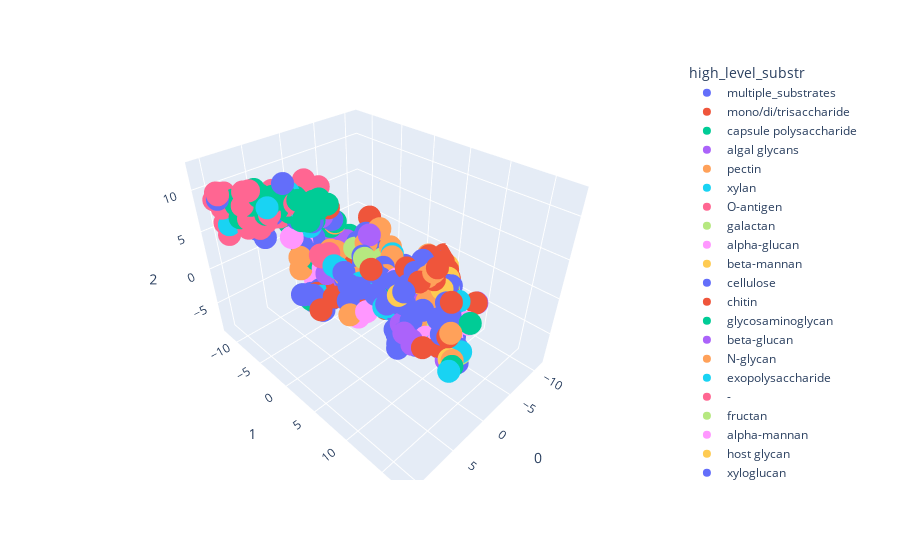

Here is the notebook cell this chart was saved with:
### Code cell
fig = px.scatter_3d(tsne_data, x=0, y=1, z=2, color = "high_level_substr",
#                     color_discrete_map={'pectin':'red' , 'beta-mannan':'darkgreen' , 'galactan':'yellow' , 
#                                         'chitin':'blue', 'beta-glucan':'blueviolet', 'other':'brown', 
#                                         'starch':'coral', 'cellulose':'darkcyan', 'fructan':'hotpink', 
#                                         'cellooligosaccharide':'indigo', 'alpha-mannan':'lightseagreen', 'rare':'fuchsia' }, 
                   category_orders={"high_level_substr":supervised_data["high_level_substr"].value_counts().keys().tolist()})
fig.update_traces(marker_size=8)
fig.write_html("mongeElkan_3D.html")
fig.show()

### Figure 1 — Plotly figure (JSON) as saved in the notebook; plotly's stock layout.template omitted (floating-point values rounded to 4 significant figures; data arrays with more than 128 entries replaced by an {"elided": "..."} marker saying what was removed)
{"data": [{"hovertemplate": "high_level_substr=multiple_substrates<br>0=%{x}<br>1=%{y}<br>2=%{z}<extra></extra>", "legendgroup": "multiple_substrates", "marker": {"color": "#636efa", "size": 8, "symbol": "circle"}, "mode": "markers", "name": "multiple_substrates", "scene": "scene", "showlegend": true, "type": "scatter3d", "x": {"elided": "139 float values"}, "y": {"elided": "139 float values"}, "z": {"elided": "139 float values"}}, {"hovertemplate": "high_level_substr=mono/di/trisaccharide<br>0=%{x}<br>1=%{y}<br>2=%{z}<extra></extra>", "legendgroup": "mono/di/trisaccharide", "marker": {"color": "#EF553B", "size": 8, "symbol": "circle"}, "mode": "markers", "name": "mono/di/trisaccharide", "scene": "scene", "showlegend": true, "type": "scatter3d", "x": [-0.2324, -9.452, -6.01, -9.479, -8.967, -6.236, -2.457, -3.436, -3.371, -6.837, -6.876, -2.277, -4.615, -1.286, -9.805, -1.071, 5.195, -4.83, -3.38, -2.763, -1.539, -6.499, -3.016, -3.436, -7.85, -8.154, -9.32, 0.4746, -8.154, -9.385, 0.4748, -3.122, -6.005, -9.234, -10.63, -5.923, -3.123, -7.456, -7.028, 3.401, -9.098, -4.665, -5.66, -0.8025, -4.355, 1.996, -10.21, -10.84, 0.666, -4.653, -2.457, -2.715, -6.851, -6.851, -3.332, -2.605, -9.119, -4.886, -8.351, 5.148, 3.436, -3.436, -5.121, -5.263, -8.861, -5.703, -1.26, 5.003, -3.379, -3.377, -6.876, -5.313, -8.154, -2.258, -4.655, -9.234, 1.799, 3.112], "y": [-9.338, 4.173, -3.055, 3.496, 5.339, -3.334, -8.854, -9.695, -9.644, 0.9553, 7.306, -10.75, 3.158, -7.344, 4.21, 3.022, 5.034, -1.744, -4.393, -0.05299, -9.679, -6.653, -4.958, -9.695, -1.419, 6.431, 5.43, 11.1, 6.431, 5.629, 11.1, 3.634, -1.328, 3.579, 4.661, -4.661, 13.54, 2.092, -1.212, 15.09, 2.558, 1.587, -0.2106, 0.3836, -2.889, 10.28, 4.659, 2.066, 11.0, 3.285, -8.854, -10.26, 7.187, 7.187, -8.951, -9.394, 5.279, 2.336, 0.1198, 13.67, -3.833, -9.694, 1.503, -5.141, 4.282, -2.761, 9.473, -1.26, 9.84, -9.722, 7.306, -2.079, 6.432, -7.831, -3.584, 3.58, 8.438, 4.958], "z": [4.126, -1.709, -3.428, -1.979, -2.605, 1.362, -8.258, -7.97, -7.273, -6.293, -3.668, -6.708, -1.241, -8.418, -0.9986, -3.892, 1.025, -4.555, -4.153, -6.066, -8.728, -6.363, -6.29, -7.97, -6.581, -3.029, -2.897, 6.626, -3.029, -2.582, 6.626, -3.755, -7.003, -2.316, -3.482, -7.301, 1.778, -8.446, -4.62, 2.485, -0.5589, -4.368, -5.167, -2.394, 0.5049, 5.348, -2.18, -2.516, 5.297, -1.26, -8.258, -8.177, -3.772, -3.772, -4.172, -7.699, -2.907, -0.6246, -5.821, 1.38, -2.946, -7.97, -5.098, -7.395, -1.534, 1.084, 1.401, -3.032, 0.8866, -4.587, -3.668, -7.713, -3.029, 4.679, -6.904, -2.316, 5.958, 4.708]}, {"hovertemplate": "high_level_substr=capsule polysaccharide<br>0=%{x}<br>1=%{y}<br>2=%{z}<extra></extra>", "legendgroup": "capsule polysaccharide", "marker": {"color": "#00cc96", "size": 8, "symbol": "circle"}, "mode": "markers", "name": "capsule polysaccharide", "scene": "scene", "showlegend": true, "type": "scatter3d", "x": [6.813, 4.892, 6.598, 6.521, 6.684, 4.213, 4.581, 4.347, 4.213, 3.977, 5.446, 6.109, 5.5, 3.797, 4.325, 8.091, 4.954, -0.07674, 6.078, 6.143, 8.43, 10.68, 9.011, 7.161, 4.785, 6.44, 0.3566, 4.013, 5.995, 4.228, 7.193, 5.013, 8.406, 7.152, 8.62, 9.406, 7.592, 8.312, 7.953, 7.347, 9.495, 8.006, -3.779, 7.028, 8.275, 9.057, 7.601, 8.312, 5.995, 7.739, 8.12, 7.569, 4.437, 7.684, 9.247, 9.329, 5.058, 5.992, 5.058, 4.539], "y": [-5.341, -0.4696, -4.19, -5.164, -4.613, -2.196, -3.684, -3.463, -2.196, -1.516, -3.345, -3.76, -1.153, -0.4179, -4.291, -8.455, -2.199, -7.957, -1.378, -9.038, -6.963, -8.255, -7.674, -5.74, -2.358, -8.298, -9.258, -4.688, -1.004, -4.485, -7.976, -5.26, -8.028, -8.411, -7.49, -8.435, -4.947, -7.207, -7.919, -6.799, -7.618, -5.899, -5.969, -8.751, -8.875, -7.36, -7.377, -7.207, -1.004, -5.512, -6.404, -8.197, -5.217, -8.444, -7.836, -8.304, -0.9831, -2.179, -0.9831, -0.7691], "z": [10.36, 10.1, 10.39, 8.905, 10.59, 9.906, 8.839, 9.08, 9.906, 10.17, 10.48, 10.46, 9.655, 10.19, 6.992, 8.352, 8.189, 3.805, 9.071, 6.828, 10.81, 6.315, 8.6, 9.629, 7.885, 7.256, 4.16, 8.207, 9.025, 8.806, 8.259, 7.892, 9.964, 9.488, 7.649, 9.786, 9.809, 9.212, 6.688, 10.19, 8.07, 10.56, 0.9843, 8.09, 8.019, 10.28, 10.69, 9.212, 9.025, 8.615, 10.56, 7.113, 8.372, 9.221, 7.216, 9.259, 10.78, 10.78, 10.78, 10.91]}, {"hovertemplate": "high_level_substr=algal glycans<br>0=%{x}<br>1=%{y}<br>2=%{z}<extra></extra>", "legendgroup": "algal glycans", "marker": {"color": "#ab63fa", "size": 8, "symbol": "circle"}, "mode": "markers", "name": "algal glycans", "scene": "scene", "showlegend": true, "type": "scatter3d", "x": [-1.337, -3.05, -2.06, -2.932, -1.571, -2.61, -2.196, -3.825, -2.873, -0.748, 3.728, -2.065, -1.832, -3.349, -8.727, -1.141, -6.306, 1.559, 0.1601, 4.347, -1.264, -3.05, -2.389, -0.8984, 3.721, 2.954, -1.606, -0.993, -0.4157, -6.6, -2.554, -3.626, -4.119, 0.6657, -5.88, 1.422, -3.568, -2.565, -0.9677, -1.839], "y": [-10.69, -5.631, -8.6, -9.605, -9.927, -6.13, -7.584, 2.688, 2.994, 10.53, 15.4, -8.521, -9.156, -8.499, -1.398, -10.83, -7.484, 12.6, 9.583, 11.64, -11.3, 2.868, -0.9538, -12.04, -6.078, -2.336, -9.495, -1.874, -2.408, -7.277, 2.459, 0.6009, -5.839, 10.03, -6.23, -1.166, 0.4794, -3.542, -8.174, -11.3], "z": [-1.078, 0.6645, 0.3979, 0.1287, 0.1299, 0.5981, -0.1336, -0.63, -0.4299, 1.727, 0.05978, 0.1561, 0.2743, 1.021, -6.709, 0.3063, -4.799, 0.1033, 2.186, 0.4301, 0.5255, -0.4993, 3.79, 0.01452, 1.215, 0.4167, 0.08084, -6.188, -6.059, -5.362, -0.5363, -2.587, -0.004022, 1.413, -3.117, -0.5977, -2.58, -5.393, 0.5783, 0.585]}, {"hovertemplate": "high_level_substr=pectin<br>0=%{x}<br>1=%{y}<br>2=%{z}<extra></extra>", "legendgroup": "pectin", "marker": {"color": "#FFA15A", "size": 8, "symbol": "circle"}, "mode": "markers", "name": "pectin", "scene": "scene", "showlegend": true, "type": "scatter3d", "x": [-2.185, 2.236, -9.259, -1.724, -0.4843, -0.4733, -0.7868, 1.606, 1.587, 0.3883, -0.2556, -1.81, -1.847, 0.4127, -0.4843, 0.6634, -0.4781, -0.6832, -3.867, 0.2791, 2.091, 0.6658, 3.113, 0.4543, 1.746, 1.371, 2.194, 1.689, 1.484, 2.053, 1.418, 1.095, -3.539, 3.404, -3.454, -2.601, 1.868, 4.214], "y": [-3.971, -8.351, -1.421, -9.198, -5.691, -5.319, -5.022, 2.138, 2.901, -7.606, 3.272, 3.163, -4.245, -6.963, -5.691, -8.93, -5.727, -10.28, 10.1, 9.909, 1.612, 10.33, 1.85, -7.179, 1.681, 12.59, 8.223, 2.199, 7.71, -0.2943, 10.23, -3.914, -0.4202, 15.35, -0.438, 2.151, 7.617, 16.36], "z": [-1.967, -2.289, -7.46, 0.7128, 0.09798, 0.3047, 0.4152, 1.71, -1.825, -0.5895, 2.466, 3.032, -0.7491, -0.7304, 0.09798, -1.319, 0.4365, -0.4293, -0.6796, 4.543, 1.367, 2.387, -0.9598, -0.6847, 0.7122, 0.34, -3.676, 0.8222, 1.022, 0.8011, -1.195, 0.2896, 4.345, 3.09, 4.328, 3.492, 2.157, 1.018]}, {"hovertemplate": "high_level_substr=xylan<br>0=%{x}<br>1=%{y}<br>2=%{z}<extra></extra>", "legendgroup": "xylan", "marker": {"color": "#19d3f3", "size": 8, "symbol": "circle"}, "mode": "markers", "name": "xylan", "scene": "scene", "showlegend": true, "type": "scatter3d", "x": [4.185, -4.946, 2.433, -0.408, -3.7, 2.123, -4.709, -3.403, 0.05525, 2.554, 2.802, 1.054, 0.00306, -3.039, -7.367, -2.967, -1.864, -4.523, 0.4016, -3.695, -3.506, 3.097, -5.163, -3.429, -5.947, -3.794, 3.675, -0.6587, 1.217, 1.98, -2.116, 2.982, 2.648, -0.811, 3.061, 3.24, 2.171, 1.719], "y": [7.82, -0.4061, 6.84, 9.214, 2.906, 6.489, -2.706, -2.642, 12.51, 2.825, 3.045, 4.261, 9.005, 10.12, -0.7228, 0.02193, 12.34, -2.231, 8.563, 3.836, -1.683, 7.028, 1.845, 1.304, -3.015, -1.13, -2.787, 10.68, 14.79, 15.71, 2.926, 15.57, 6.358, 11.09, -0.2192, -0.6484, 4.744, 3.591], "z": [2.174, -4.814, 0.6571, -0.7531, -4.058, -0.02353, -7.567, -6.7, 1.075, -1.72, 1.856, 0.128, -0.7643, -0.177, -6.218, -0.3188, 2.007, -3.737, -2.243, -7.502, -3.171, 1.366, -5.786, -4.68, -3.793, -3.441, -2.642, -0.2784, -2.027, 0.07884, 3.168, 0.557, 0.7968, -0.5591, 2.256, 2.451, 0.1189, 0.04519]}, {"hovertemplate": "high_level_substr=O-antigen<br>0=%{x}<br>1=%{y}<br>2=%{z}<extra></extra>", "legendgroup": "O-antigen", "marker": {"color": "#FF6692", "size": 8, "symbol": "circle"}, "mode": "markers", "name": "O-antigen", "scene": "scene", "showlegend": true, "type": "scatter3d", "x": [10.43, 2.713, 10.68, 9.16, 9.239, 2.376, 2.729, 4.083, 4.438, 4.526, 4.088, 10.41, 10.86, 10.68, 4.158, 9.273, 10.52, 9.16, 4.088, 5.271, 8.283, 9.755, 5.933, 10.63, 3.236, 9.518, 6.069, 3.321, 7.684, 3.247, 8.989, 5.894, 3.702, 5.97, 3.702, 7.95, 10.37], "y": [-10.14, -5.246, -8.255, -5.649, -6.7, -5.136, -5.575, -3.575, -9.538, -3.232, -9.664, -10.07, -9.804, -8.255, -5.151, -6.623, -9.489, -5.649, -9.664, -5.058, -6.039, -9.654, -9.067, -8.852, -10.03, -6.714, -6.5, -5.998, -4.894, -10.02, -6.86, -9.271, -1.78, -2.78, -1.78, -5.299, -9.344], "z": [9.671, 7.568, 6.315, 11.69, 7.12, 7.515, 6.489, 11.84, 5.379, 10.62, 5.202, 10.34, 9.809, 6.315, 8.512, 11.26, 10.37, 11.69, 5.202, 8.894, 6.965, 10.25, 6.607, 7.441, 4.741, 9.798, 10.36, 8.01, 8.818, 4.741, 8.047, 7.152, 11.57, 10.19, 11.57, 7.885, 8.855]}, {"hovertemplate": "high_level_substr=galactan<br>0=%{x}<br>1=%{y}<br>2=%{z}<extra></extra>", "legendgroup": "galactan", "marker": {"color": "#B6E880", "size": 8, "symbol": "circle"}, "mode": "markers", "name": "galactan", "scene": "scene", "showlegend": true, "type": "scatter3d", "x": [-7.191, -0.933, -4.163, -3.912, -6.156, -5.135, -0.4636, -4.66, 1.631, -1.407, -6.733, -6.799, -5.658, -1.539, -6.733, -1.438, -1.612, -3.888, -5.138, 1.449, 1.42, 1.418, -4.705, -5.741, -6.555, -1.768, -0.7884, -7.656, 2.935, 2.164, -1.298, 1.877, 0.7716, -1.407, -3.269, -3.621], "y": [-0.4098, -8.111, -0.6931, -1.523, -3.076, -5.917, -9.171, -5.428, 8.012, -9.704, -5.255, -4.222, -4.336, -9.679, -5.255, 6.611, 1.622, -6.336, -6.464, 2.798, 10.24, 10.23, 1.469, -2.228, 1.827, 1.874, -8.12, 1.451, 8.795, 4.941, -2.277, 2.507, 10.0, -9.704, 7.174, -6.44], "z": [-5.939, -8.652, -3.98, -6.391, -7.598, -5.386, -8.703, -6.387, -1.169, -8.431, -7.757, -7.387, -7.655, -8.728, -7.757, -1.367, -2.995, -5.818, -5.576, -1.566, -1.689, -1.195, -6.438, -7.898, -8.558, 2.236, -8.811, -8.704, -3.316, 0.2636, 1.898, -0.3833, 0.948, -8.431, -1.156, -5.677]}, {"hovertemplate": "high_level_substr=alpha-glucan<br>0=%{x}<br>1=%{y}<br>2=%{z}<extra></extra>", "legendgroup": "alpha-glucan", "marker": {"color": "#FF97FF", "size": 8, "symbol": "circle"}, "mode": "markers", "name": "alpha-glucan", "scene": "scene", "showlegend": true, "type": "scatter3d", "x": [4.622, -0.08071, 5.069, -6.278, 2.898, 2.685, -7.887, -7.186, -9.102, -0.63, -8.046, 2.722, 5.999, 2.985, 0.543, 3.082, -7.166, -1.357, 1.186, -6.931, 4.555, 2.855, -0.6688], "y": [-6.068, -3.961, 6.298, -4.591, 2.666, -3.281, -1.388, -4.492, -0.4221, -2.653, 1.362, 13.53, 17.33, 12.25, 13.59, 12.7, -2.701, -10.46, -9.099, -2.102, -6.022, 2.727, -3.754], "z": [4.291, -5.476, 1.217, -6.328, -3.002, 0.5322, -6.634, -6.402, -7.121, -5.928, -8.065, 0.2868, 1.699, 0.3241, -0.4906, 0.3901, -8.026, -6.758, 0.8514, -4.523, 4.254, -2.891, -5.17]}, {"hovertemplate": "high_level_substr=beta-mannan<br>0=%{x}<br>1=%{y}<br>2=%{z}<extra></extra>", "legendgroup": "beta-mannan", "marker": {"color": "#FECB52", "size": 8, "symbol": "circle"}, "mode": "markers", "name": "beta-mannan", "scene": "scene", "showlegend": true, "type": "scatter3d", "x": [-2.294, -2.413, 3.541, 0.1366, -1.115, -0.9289, -1.439, 1.459, -1.439, -0.008603, -1.874, -10.62, -3.158, -0.4723, 2.184, -0.8931, -4.326, -9.205, -1.51], "y": [-3.314, -5.903, 9.099, 2.646, 8.145, 8.903, 9.009, 9.52, 9.009, 1.805, 1.64, 4.296, 9.95, -4.138, 8.028, 8.586, 1.038, 5.588, -7.188], "z": [-5.364, -4.97, 3.965, 0.4421, 2.911, 2.001, 0.7097, 4.608, 0.7097, 0.4903, -2.262, -1.928, 0.4098, -5.23, -3.526, 2.018, -4.135, -2.411, -8.15]}, {"hovertemplate": "high_level_substr=cellulose<br>0=%{x}<br>1=%{y}<br>2=%{z}<extra></extra>", "legendgroup": "cellulose", "marker": {"color": "#636efa", "size": 8, "symbol": "circle"}, "mode": "markers", "name": "cellulose", "scene": "scene", "showlegend": true, "type": "scatter3d", "x": [4.789, 4.359, 4.629, 5.042, 1.701, 0.4526, 5.727, 3.999, 0.5668, 3.123, 4.998, 0.5003, -0.02431, 2.37, 0.1338, 0.4558, 6.744, 4.538], "y": [3.467, 4.668, 4.046, 4.535, 9.463, -9.522, 4.35, 6.52, 14.23, 14.15, 4.809, 2.781, 13.31, 7.72, 12.95, 9.098, -3.335, 4.209], "z": [2.848, 2.864, 2.735, 1.005, 5.912, -1.186, 1.858, 2.899, -1.229, 2.027, 0.9922, 0.4547, 0.6996, -1.97, 0.6294, -2.114, 12.42, 2.771]}, {"hovertemplate": "high_level_substr=chitin<br>0=%{x}<br>1=%{y}<br>2=%{z}<extra></extra>", "legendgroup": "chitin", "marker": {"color": "#EF553B", "size": 8, "symbol": "circle"}, "mode": "markers", "name": "chitin", "scene": "scene", "showlegend": true, "type": "scatter3d", "x": [-5.634, -5.429, 5.314, -2.458, 2.003, -6.074, -0.702, -2.69, -11.19, -2.613, 5.317, 5.314, -9.805, 1.603, -7.32], "y": [1.348, -3.745, 1.641, -4.388, -1.812, -5.72, -1.741, -1.903, 3.224, -1.9, 1.651, 1.641, 4.21, 13.83, 2.161], "z": [-7.286, -4.748, 0.6018, -2.539, -1.218, -3.06, 0.04756, 0.6643, -1.058, 0.7558, 0.5925, 0.6018, -0.9985, 4.72, -8.581]}, {"hovertemplate": "high_level_substr=glycosaminoglycan<br>0=%{x}<br>1=%{y}<br>2=%{z}<extra></extra>", "legendgroup": "glycosaminoglycan", "marker": {"color": "#00cc96", "size": 8, "symbol": "circle"}, "mode": "markers", "name": "glycosaminoglycan", "scene": "scene", "showlegend": true, "type": "scatter3d", "x": [-4.956, -2.673, -2.338, -2.081, -3.249, -2.415, -0.2509, -0.618, 4.923, 1.061, 0.7923, 0.04087, 1.49, 1.49], "y": [-9.043, -7.188, -7.709, -7.762, -3.348, -3.276, -10.55, -8.591, 16.88, 15.75, -6.958, -10.55, -10.86, -10.86], "z": [-4.535, 2.884, 2.113, 2.5, 0.8958, 0.8155, 2.327, 3.5, 1.172, 3.044, -0.9055, 2.445, 2.905, 2.907]}, {"hovertemplate": "high_level_substr=beta-glucan <br>0=%{x}<br>1=%{y}<br>2=%{z}<extra></extra>", "legendgroup": "beta-glucan ", "marker": {"color": "#ab63fa", "size": 8, "symbol": "circle"}, "mode": "markers", "name": "beta-glucan ", "scene": "scene", "showlegend": true, "type": "scatter3d", "x": [-3.192, 2.331, 2.579, -6.376, 3.313, 0.5276, 1.718, -2.573, 4.572, 0.5279, 2.579, 3.066, 4.54], "y": [13.58, 10.06, 10.29, 0.7658, 14.15, 13.65, -3.861, -2.457, 11.92, 13.65, 10.29, 9.169, 10.85], "z": [1.774, -1.57, -0.7007, -5.679, 0.5374, -2.078, -2.25, -5.689, 0.2439, -2.078, -0.7005, 0.1497, 0.9459]}, {"hovertemplate": "high_level_substr=N-glycan<br>0=%{x}<br>1=%{y}<br>2=%{z}<extra></extra>", "legendgroup": "N-glycan", "marker": {"color": "#FFA15A", "size": 8, "symbol": "circle"}, "mode": "markers", "name": "N-glycan", "scene": "scene", "showlegend": true, "type": "scatter3d", "x": [0.7445, 3.774, -3.337, 6.22, 4.059, 1.102, -9.067, -2.658, 0.9053, 2.434, 0.5018, 4.059], "y": [10.91, -6.067, 0.2272, 5.078, -4.28, 10.49, 2.428, -7.301, 10.59, 13.88, 4.523, -4.28], "z": [6.165, 1.231, 0.4707, 0.7566, -3.775, 5.614, -0.4763, 2.635, 4.97, 0.6874, 2.397, -3.775]}, {"hovertemplate": "high_level_substr=exopolysaccharide<br>0=%{x}<br>1=%{y}<br>2=%{z}<extra></extra>", "legendgroup": "exopolysaccharide", "marker": {"color": "#19d3f3", "size": 8, "symbol": "circle"}, "mode": "markers", "name": "exopolysaccharide", "scene": "scene", "showlegend": true, "type": "scatter3d", "x": [3.414, 5.754, 1.195, 5.999, 2.854, 5.209, -3.541, 3.068, 0.2411, 8.395], "y": [-3.992, -4.01, 13.44, 17.33, 13.43, -2.879, -8.309, -5.686, -8.396, -3.999], "z": [9.177, 10.88, 2.751, 1.699, 0.09865, 9.222, -0.6443, 5.941, 2.893, 10.18]}, {"hovertemplate": "high_level_substr=-<br>0=%{x}<br>1=%{y}<br>2=%{z}<extra></extra>", "legendgroup": "-", "marker": {"color": "#FF6692", "size": 8, "symbol": "circle"}, "mode": "markers", "name": "-", "scene": "scene", "showlegend": true, "type": "scatter3d", "x": [3.494, -5.163, -10.83, 2.766, 2.755, -0.8318, -8.301, 2.214, 2.571], "y": [-1.993, 1.845, 2.115, -3.336, -3.532, -2.635, -0.4427, -2.696, -3.418], "z": [9.261, -5.786, -2.476, 2.106, 2.265, -2.245, -4.798, 2.599, 0.5131]}, {"hovertemplate": "high_level_substr=fructan<br>0=%{x}<br>1=%{y}<br>2=%{z}<extra></extra>", "legendgroup": "fructan", "marker": {"color": "#B6E880", "size": 8, "symbol": "circle"}, "mode": "markers", "name": "fructan", "scene": "scene", "showlegend": true, "type": "scatter3d", "x": [-2.731, -4.356, 2.056, -2.524, -5.611, -5.611, -3.746, 1.285], "y": [4.204, -3.539, 15.69, -8.763, -5.848, -5.848, 9.621, 2.103], "z": [1.95, -6.314, -0.1334, -7.594, -6.999, -6.999, 0.9146, 3.801]}, {"hovertemplate": "high_level_substr=alpha-mannan<br>0=%{x}<br>1=%{y}<br>2=%{z}<extra></extra>", "legendgroup": "alpha-mannan", "marker": {"color": "#FF97FF", "size": 8, "symbol": "circle"}, "mode": "markers", "name": "alpha-mannan", "scene": "scene", "showlegend": true, "type": "scatter3d", "x": [-2.699, 0.1781, 0.2432, 0.4862, 0.8202, 0.4862, 0.04239, 0.4461], "y": [6.812, 7.383, 15.04, 8.368, 6.391, 8.368, 14.75, 7.34], "z": [2.818, 2.764, 2.004, 4.001, 3.089, 4.001, 1.921, 3.062]}, {"hovertemplate": "high_level_substr=host glycan<br>0=%{x}<br>1=%{y}<br>2=%{z}<extra></extra>", "legendgroup": "host glycan", "marker": {"color": "#FECB52", "size": 8, "symbol": "circle"}, "mode": "markers", "name": "host glycan", "scene": "scene", "showlegend": true, "type": "scatter3d", "x": [-1.011, 4.079, 3.109, -0.214, 0.4156, -0.3455, -1.958], "y": [-8.547, 15.95, 14.74, -5.585, 11.8, 9.375, -1.726], "z": [-0.8074, 0.7746, 0.7641, -1.01, 4.492, 2.455, 1.88]}, {"hovertemplate": "high_level_substr=xyloglucan<br>0=%{x}<br>1=%{y}<br>2=%{z}<extra></extra>", "legendgroup": "xyloglucan", "marker": {"color": "#636efa", "size": 8, "symbol": "circle"}, "mode": "markers", "name": "xyloglucan", "scene": "scene", "showlegend": true, "type": "scatter3d", "x": [2.564, 1.902, 1.988, 2.307, 1.988, -0.09874, 2.193], "y": [8.913, 3.874, 9.23, 8.843, 9.23, 13.47, 8.316], "z": [2.503, 1.766, 1.156, 2.021, 1.156, -0.8409, 1.573]}, {"hovertemplate": "high_level_substr=plant polysaccharide<br>0=%{x}<br>1=%{y}<br>2=%{z}<extra></extra>", "legendgroup": "plant polysaccharide", "marker": {"color": "#EF553B", "size": 8, "symbol": "circle"}, "mode": "markers", "name": "plant polysaccharide", "scene": "scene", "showlegend": true, "type": "scatter3d", "x": [-4.42, -4.465, 2.23, -0.2102, 3.592, 3.632], "y": [-2.98, -3.036, -8.363, 4.54, 14.35, 14.56], "z": [4.435, 4.444, -2.285, 0.09871, 0.891, 1.041]}, {"hovertemplate": "high_level_substr=glycoprotein<br>0=%{x}<br>1=%{y}<br>2=%{z}<extra></extra>", "legendgroup": "glycoprotein", "marker": {"color": "#00cc96", "size": 8, "symbol": "circle"}, "mode": "markers", "name": "glycoprotein", "scene": "scene", "showlegend": true, "type": "scatter3d", "x": [-2.049, 1.061, 4.058, 3.076, -0.9935, -0.03514], "y": [-3.898, 15.75, -4.281, -4.97, 9.404, 4.797], "z": [-2.202, 3.044, -3.774, -4.082, 4.182, 1.3]}, {"hovertemplate": "high_level_substr=human milk oligosaccharide<br>0=%{x}<br>1=%{y}<br>2=%{z}<extra></extra>", "legendgroup": "human milk oligosaccharide", "marker": {"color": "#ab63fa", "size": 8, "symbol": "circle"}, "mode": "markers", "name": "human milk oligosaccharide", "scene": "scene", "showlegend": true, "type": "scatter3d", "x": [-1.312, -3.616, -6.01, -6.364, -4.116], "y": [-8.081, -6.161, -2.978, 1.568, 0.7357], "z": [3.757, -5.939, -3.254, -5.408, -3.926]}, {"hovertemplate": "high_level_substr=hemicellulose<br>0=%{x}<br>1=%{y}<br>2=%{z}<extra></extra>", "legendgroup": "hemicellulose", "marker": {"color": "#FFA15A", "size": 8, "symbol": "circle"}, "mode": "markers", "name": "hemicellulose", "scene": "scene", "showlegend": true, "type": "scatter3d", "x": [-3.912, -1.905, 5.162, -0.6846, 2.065], "y": [-1.523, -0.9911, 5.018, 9.338, 10.15], "z": [-6.391, 2.887, 0.9808, -0.3758, 0.1965]}, {"hovertemplate": "high_level_substr=O-glycan<br>0=%{x}<br>1=%{y}<br>2=%{z}<extra></extra>", "legendgroup": "O-glycan", "marker": {"color": "#19d3f3", "size": 8, "symbol": "circle"}, "mode": "markers", "name": "O-glycan", "scene": "scene", "showlegend": true, "type": "scatter3d", "x": [10.13, 10.13, 10.44], "y": [-8.76, -8.76, -8.33], "z": [6.892, 6.892, 7.348]}], "layout": {"legend": {"title": {"text": "high_level_substr"}, "tracegroupgap": 0}, "margin": {"t": 60}, "scene": {"domain": {"x": [0, 1], "y": [0, 1]}, "xaxis": {"title": {"text": "0"}}, "yaxis": {"title": {"text": "1"}}, "zaxis": {"title": {"text": "2"}}}}}
